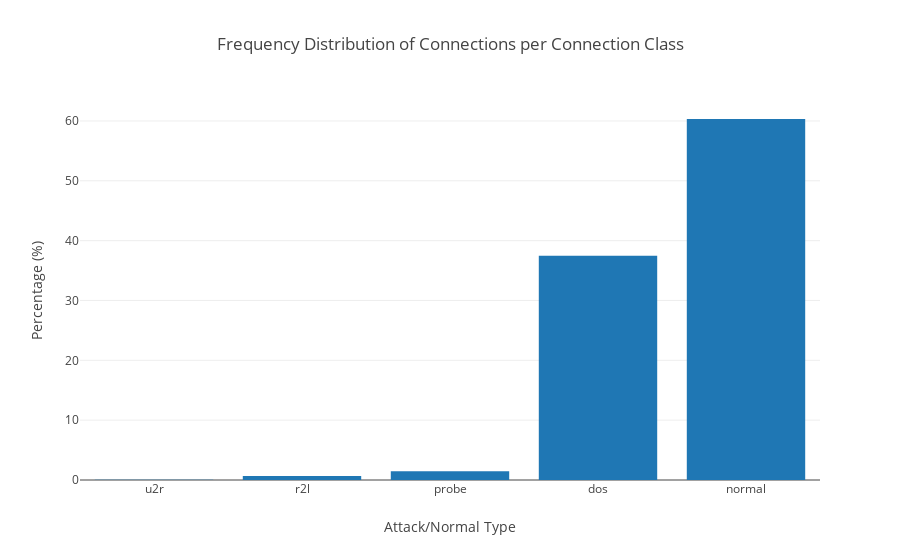

Notebook source saved alongside this figure:
### Markdown cell above
# Frequency Count of Connection entries by Class (Normal vs Attack)  

The bar chart below shows that almost 60.3% of all entries in the dataset correspond to normal connections. 
Denial-of-Service (DoS) is the most frequent class of attacks with almost 40% of all connections. 

These 4 clases are attack are defined as : 

* `DOS`: denial-of-service, e.g. syn flood;
* `R2L`: unauthorized access from a remote machine, e.g. guessing password;
* `U2R`:  unauthorized access to local superuser (root) privileges, e.g., various buffer overflow  attacks;
* `probing`: surveillance and other probing, e.g., port scanning.

## Vertical Bar Chart

### Code cell
def chart_attack_counts(df1, chart_type='bar'): 
    """ Provides normalized event counts per connection class. 
    
    Args: 
    
    - df1 (DataFrame): Dataframe of connection entries 
    - chart_type (string): either 'bar' (vertical bars) or 'pie' (pie chart)
    
    Returns: 
    A Plotly Chart. 
    """
    
    # Normalize counts
    counts = df1['attack_type'].value_counts(normalize=True).sort_values()
    counts = counts*100 
    
    # Generate either a Plotly Bar() or Pie() object: 
    if chart_type == 'bar': 
        count_data = [go.Bar(
            x=list(counts.index),
            y=list(counts)
        )]
    elif chart_type == 'pie': 
        count_data = [go.Pie(labels=counts.index, values=counts.values)]
    else: 
        raise ValueError("Wrong chart type. Options are 'bar' or 'pie'")

    # Assign a layout to the chart: 
    layout = go.Layout(
            title='Frequency Distribution of Connections per Connection Class',
            xaxis=dict(title='Attack/Normal Type'), 
            yaxis=dict(title='Percentage (%)')
        )        
        
    # Generate and return a figure: 
    fig = go.Figure(data=count_data, layout=layout)
    return fig 

# Vertical Bar chart: 
fig = chart_attack_counts(df1)
iplot(fig, filename='basic-bar')

### Figure 1 — Plotly figure (JSON) as saved in the notebook; plotly's stock layout.template omitted (floating-point values rounded to 4 significant figures)
{"data": [{"type": "bar", "x": ["u2r", "r2l", "probe", "dos", "normal"], "y": [0.03572, 0.6862, 1.464, 37.48, 60.33]}], "layout": {"title": "Frequency Distribution of Connections per Connection Class", "xaxis": {"title": "Attack/Normal Type"}, "yaxis": {"title": "Percentage (%)"}}}
